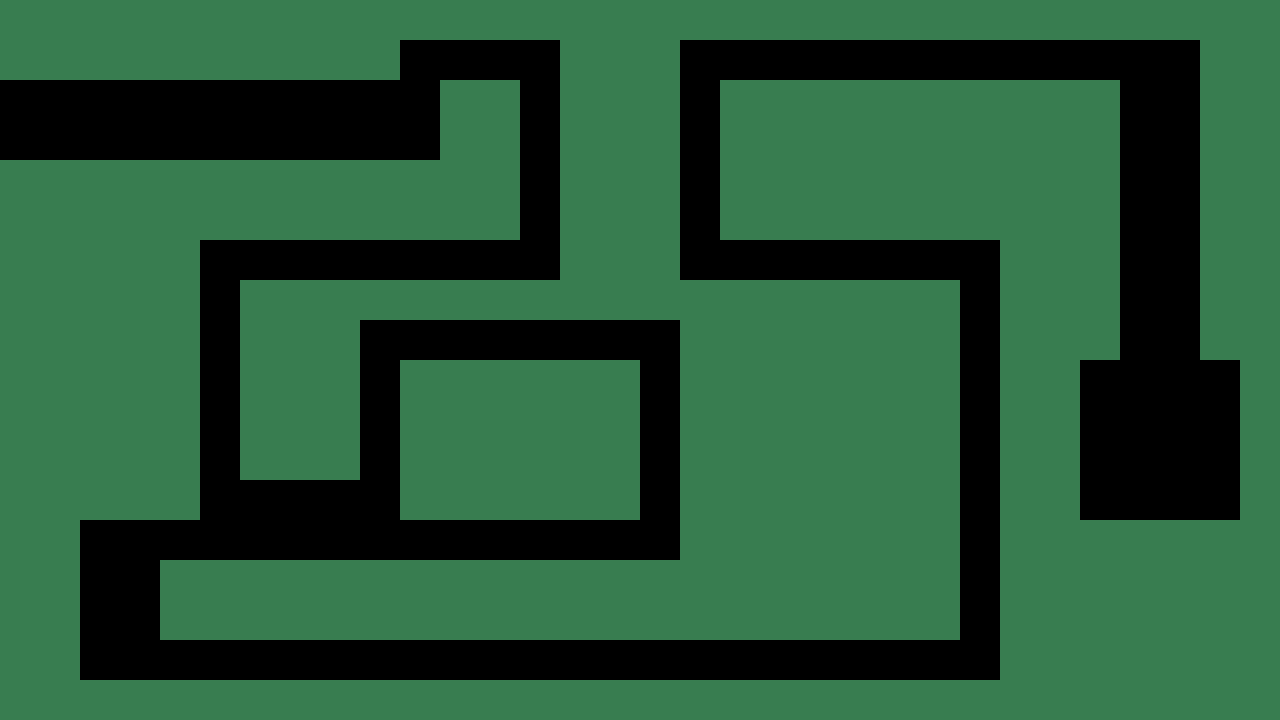

Rendered tile map (Tiled .tmx) drawn with the repository's tilesets; below, a short description and the full map source, tile grids included:
An orthogonal 32x18 tile map with 40x40 px tiles, 1 tile layer (tilemap), 1 hidden layer not drawn and 1 object.

<map version="1.10" tiledversion="1.10.2" orientation="orthogonal" renderorder="right-down" width="32" height="18" tilewidth="40" tileheight="40" infinite="0" nextlayerid="7" nextobjectid="9">
 <editorsettings>
  <export target="level.tmj" format="json" />
 </editorsettings>
 <tileset firstgid="1" source="level.tsx" />
 <imagelayer id="3" name="Image Layer 1" visible="0">
  <image source="level.png" width="1280" height="720" />
 </imagelayer>
 <layer id="1" name="tilemap" width="32" height="18">
  <data encoding="csv">
403,1,1,1,1,1,1,1,1,1,1,1,1,1,1,1,1,1,1,1,1,1,1,1,1,1,1,1,1,1,1,1,
1,1,1,1,1,1,1,1,1,1,0,0,0,0,1,1,1,0,0,0,0,0,0,0,0,0,0,0,0,0,1,1,
0,0,0,0,0,0,0,0,0,0,0,1,1,0,1,1,1,0,1,1,1,1,1,1,1,1,1,1,0,0,1,1,
0,0,0,0,0,0,0,0,0,0,0,1,1,0,1,1,1,0,1,1,1,1,1,1,1,1,1,1,0,0,1,1,
1,1,1,1,1,1,1,1,1,1,1,1,1,0,1,1,1,0,1,1,1,1,1,1,1,1,1,1,0,0,1,1,
1,1,1,1,1,1,1,1,1,1,1,1,1,0,1,1,1,0,1,1,1,1,1,1,1,1,1,1,0,0,1,1,
1,1,1,1,1,0,0,0,0,0,0,0,0,0,1,1,1,0,0,0,0,0,0,0,0,1,1,1,0,0,1,1,
1,1,1,1,1,0,1,1,1,1,1,1,1,1,1,1,1,1,1,1,1,1,1,1,0,1,1,1,0,0,1,1,
1,1,1,1,1,0,1,1,1,0,0,0,0,0,0,0,0,1,1,1,1,1,1,1,0,1,1,1,0,0,1,1,
1,1,1,1,1,0,1,1,1,0,1,1,1,1,1,1,0,1,1,1,1,1,1,1,0,1,1,0,0,0,0,1,
1,1,1,1,1,0,1,1,1,0,1,1,1,1,1,1,0,1,1,1,1,1,1,1,0,1,1,0,0,0,0,1,
1,1,1,1,1,0,1,1,1,0,1,1,1,1,1,1,0,1,1,1,1,1,1,1,0,1,1,0,0,0,0,1,
1,1,1,1,1,0,0,0,0,0,1,1,1,1,1,1,0,1,1,1,1,1,1,1,0,1,1,0,0,0,0,1,
1,1,0,0,0,0,0,0,0,0,0,0,0,0,0,0,0,1,1,1,1,1,1,1,0,1,1,1,1,1,1,1,
1,1,0,0,1,1,1,1,1,1,1,1,1,1,1,1,1,1,1,1,1,1,1,1,0,1,1,1,1,1,1,1,
1,1,0,0,1,1,1,1,1,1,1,1,1,1,1,1,1,1,1,1,1,1,1,1,0,1,1,1,1,1,1,1,
1,1,0,0,0,0,0,0,0,0,0,0,0,0,0,0,0,0,0,0,0,0,0,0,0,1,1,1,1,1,1,1,
1,1,1,1,1,1,1,1,1,1,1,1,1,1,1,1,1,1,1,1,1,1,1,1,1,1,1,1,1,1,1,1
</data>
 </layer>
 <objectgroup id="5" name="waypoints">
  <object id="7" x="-1.33333" y="-1.33333">
   <polyline points="0,0 -64.6667,0 -22,123.333 421.333,123.333 420.667,59 541.333,56.3333 544,258.667 222,260.333 221,505.333 379.333,503.333 377.333,345.333 659.333,344 659,540.333 123.667,538.667 121.667,661.333 989.667,660.667 980,261.667 701.667,261 699.667,58.3333 1161.33,54 1161.33,360.667" />
  </object>
 </objectgroup>
</map>